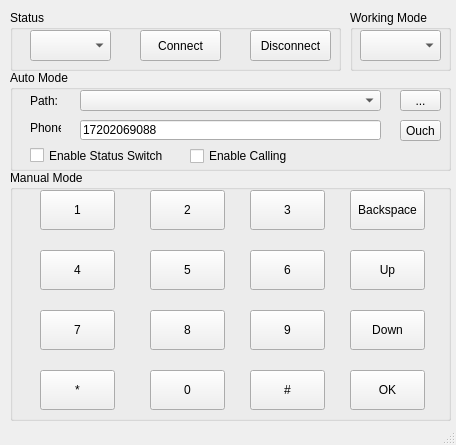
<?xml version="1.0" encoding="UTF-8"?>
<ui version="4.0">
 <class>MainWindow</class>
 <widget class="QMainWindow" name="MainWindow">
  <property name="enabled">
   <bool>true</bool>
  </property>
  <property name="geometry">
   <rect>
    <x>0</x>
    <y>0</y>
    <width>456</width>
    <height>445</height>
   </rect>
  </property>
  <property name="windowTitle">
   <string>KeyBoardSimulator</string>
  </property>
  <widget class="QWidget" name="centralWidget">
   <widget class="QGroupBox" name="StatusGroupBox">
    <property name="geometry">
     <rect>
      <x>10</x>
      <y>10</y>
      <width>331</width>
      <height>61</height>
     </rect>
    </property>
    <property name="title">
     <string>Status</string>
    </property>
    <widget class="QPushButton" name="ConnectButton">
     <property name="geometry">
      <rect>
       <x>130</x>
       <y>20</y>
       <width>81</width>
       <height>31</height>
      </rect>
     </property>
     <property name="text">
      <string>Connect</string>
     </property>
    </widget>
    <widget class="QComboBox" name="ComComboBox">
     <property name="geometry">
      <rect>
       <x>20</x>
       <y>20</y>
       <width>81</width>
       <height>31</height>
      </rect>
     </property>
     <property name="layoutDirection">
      <enum>Qt::LeftToRight</enum>
     </property>
    </widget>
    <widget class="QPushButton" name="DisconnectButton">
     <property name="geometry">
      <rect>
       <x>240</x>
       <y>20</y>
       <width>81</width>
       <height>31</height>
      </rect>
     </property>
     <property name="text">
      <string>Disconnect</string>
     </property>
    </widget>
   </widget>
   <widget class="QGroupBox" name="ManualModeGroupBox">
    <property name="geometry">
     <rect>
      <x>10</x>
      <y>170</y>
      <width>441</width>
      <height>251</height>
     </rect>
    </property>
    <property name="title">
     <string>Manual Mode</string>
    </property>
    <widget class="QPushButton" name="Key1">
     <property name="geometry">
      <rect>
       <x>30</x>
       <y>20</y>
       <width>75</width>
       <height>40</height>
      </rect>
     </property>
     <property name="text">
      <string>1</string>
     </property>
    </widget>
    <widget class="QPushButton" name="Key4">
     <property name="geometry">
      <rect>
       <x>30</x>
       <y>80</y>
       <width>75</width>
       <height>40</height>
      </rect>
     </property>
     <property name="text">
      <string>4</string>
     </property>
    </widget>
    <widget class="QPushButton" name="Key7">
     <property name="geometry">
      <rect>
       <x>30</x>
       <y>140</y>
       <width>75</width>
       <height>40</height>
      </rect>
     </property>
     <property name="text">
      <string>7</string>
     </property>
    </widget>
    <widget class="QPushButton" name="KeyStar">
     <property name="geometry">
      <rect>
       <x>30</x>
       <y>200</y>
       <width>75</width>
       <height>40</height>
      </rect>
     </property>
     <property name="text">
      <string>*</string>
     </property>
    </widget>
    <widget class="QPushButton" name="Key2">
     <property name="geometry">
      <rect>
       <x>140</x>
       <y>20</y>
       <width>75</width>
       <height>40</height>
      </rect>
     </property>
     <property name="text">
      <string>2</string>
     </property>
    </widget>
    <widget class="QPushButton" name="Key5">
     <property name="geometry">
      <rect>
       <x>140</x>
       <y>80</y>
       <width>75</width>
       <height>40</height>
      </rect>
     </property>
     <property name="text">
      <string>5</string>
     </property>
    </widget>
    <widget class="QPushButton" name="Key8">
     <property name="geometry">
      <rect>
       <x>140</x>
       <y>140</y>
       <width>75</width>
       <height>40</height>
      </rect>
     </property>
     <property name="text">
      <string>8</string>
     </property>
    </widget>
    <widget class="QPushButton" name="Key0">
     <property name="geometry">
      <rect>
       <x>140</x>
       <y>200</y>
       <width>75</width>
       <height>40</height>
      </rect>
     </property>
     <property name="text">
      <string>0</string>
     </property>
    </widget>
    <widget class="QPushButton" name="Key3">
     <property name="geometry">
      <rect>
       <x>240</x>
       <y>20</y>
       <width>75</width>
       <height>40</height>
      </rect>
     </property>
     <property name="text">
      <string>3</string>
     </property>
    </widget>
    <widget class="QPushButton" name="Key6">
     <property name="geometry">
      <rect>
       <x>240</x>
       <y>80</y>
       <width>75</width>
       <height>40</height>
      </rect>
     </property>
     <property name="text">
      <string>6</string>
     </property>
    </widget>
    <widget class="QPushButton" name="Key9">
     <property name="geometry">
      <rect>
       <x>240</x>
       <y>140</y>
       <width>75</width>
       <height>40</height>
      </rect>
     </property>
     <property name="text">
      <string>9</string>
     </property>
    </widget>
    <widget class="QPushButton" name="KeySharp">
     <property name="geometry">
      <rect>
       <x>240</x>
       <y>200</y>
       <width>75</width>
       <height>40</height>
      </rect>
     </property>
     <property name="text">
      <string>#</string>
     </property>
    </widget>
    <widget class="QPushButton" name="KeyBackspace">
     <property name="geometry">
      <rect>
       <x>340</x>
       <y>20</y>
       <width>75</width>
       <height>40</height>
      </rect>
     </property>
     <property name="text">
      <string>Backspace</string>
     </property>
    </widget>
    <widget class="QPushButton" name="KeyUp">
     <property name="geometry">
      <rect>
       <x>340</x>
       <y>80</y>
       <width>75</width>
       <height>40</height>
      </rect>
     </property>
     <property name="text">
      <string>Up</string>
     </property>
    </widget>
    <widget class="QPushButton" name="KeyDown">
     <property name="geometry">
      <rect>
       <x>340</x>
       <y>140</y>
       <width>75</width>
       <height>40</height>
      </rect>
     </property>
     <property name="text">
      <string>Down</string>
     </property>
    </widget>
    <widget class="QPushButton" name="KeyOK">
     <property name="geometry">
      <rect>
       <x>340</x>
       <y>200</y>
       <width>75</width>
       <height>40</height>
      </rect>
     </property>
     <property name="text">
      <string>OK</string>
     </property>
    </widget>
   </widget>
   <widget class="QGroupBox" name="WorkingModeGroupBox">
    <property name="geometry">
     <rect>
      <x>350</x>
      <y>10</y>
      <width>101</width>
      <height>61</height>
     </rect>
    </property>
    <property name="title">
     <string>Working Mode</string>
    </property>
    <widget class="QComboBox" name="WorkingModeComboBox">
     <property name="geometry">
      <rect>
       <x>10</x>
       <y>20</y>
       <width>81</width>
       <height>31</height>
      </rect>
     </property>
    </widget>
   </widget>
   <widget class="QGroupBox" name="AutoModeGroupBox">
    <property name="geometry">
     <rect>
      <x>10</x>
      <y>70</y>
      <width>441</width>
      <height>101</height>
     </rect>
    </property>
    <property name="title">
     <string>Auto Mode</string>
    </property>
    <widget class="QLabel" name="PathLable">
     <property name="geometry">
      <rect>
       <x>20</x>
       <y>20</y>
       <width>31</width>
       <height>21</height>
      </rect>
     </property>
     <property name="text">
      <string>Path:</string>
     </property>
    </widget>
    <widget class="QComboBox" name="DirectoryComboBox">
     <property name="geometry">
      <rect>
       <x>70</x>
       <y>20</y>
       <width>301</width>
       <height>21</height>
      </rect>
     </property>
    </widget>
    <widget class="QToolButton" name="PathButton">
     <property name="geometry">
      <rect>
       <x>390</x>
       <y>20</y>
       <width>41</width>
       <height>21</height>
      </rect>
     </property>
     <property name="text">
      <string>...</string>
     </property>
    </widget>
    <widget class="QToolButton" name="OuchButton">
     <property name="geometry">
      <rect>
       <x>390</x>
       <y>50</y>
       <width>41</width>
       <height>21</height>
      </rect>
     </property>
     <property name="text">
      <string>Ouch</string>
     </property>
     <property name="checkable">
      <bool>true</bool>
     </property>
    </widget>
    <widget class="QLineEdit" name="PhoneLineEdit">
     <property name="geometry">
      <rect>
       <x>70</x>
       <y>50</y>
       <width>301</width>
       <height>20</height>
      </rect>
     </property>
     <property name="text">
      <string>17202069088</string>
     </property>
     <property name="maxLength">
      <number>11</number>
     </property>
    </widget>
    <widget class="QLabel" name="label">
     <property name="geometry">
      <rect>
       <x>20</x>
       <y>50</y>
       <width>31</width>
       <height>16</height>
      </rect>
     </property>
     <property name="text">
      <string>Phone:</string>
     </property>
    </widget>
    <widget class="QCheckBox" name="StatusSwitchButton">
     <property name="geometry">
      <rect>
       <x>20</x>
       <y>75</y>
       <width>141</width>
       <height>21</height>
      </rect>
     </property>
     <property name="text">
      <string>Enable Status Switch</string>
     </property>
    </widget>
    <widget class="QCheckBox" name="CallingButton">
     <property name="geometry">
      <rect>
       <x>180</x>
       <y>76</y>
       <width>141</width>
       <height>20</height>
      </rect>
     </property>
     <property name="text">
      <string>Enable Calling</string>
     </property>
    </widget>
   </widget>
   <zorder>ManualModeGroupBox</zorder>
   <zorder>StatusGroupBox</zorder>
   <zorder>WorkingModeGroupBox</zorder>
   <zorder>AutoModeGroupBox</zorder>
  </widget>
  <widget class="QStatusBar" name="statusBar"/>
 </widget>
 <layoutdefault spacing="6" margin="11"/>
 <resources/>
 <connections/>
</ui>
